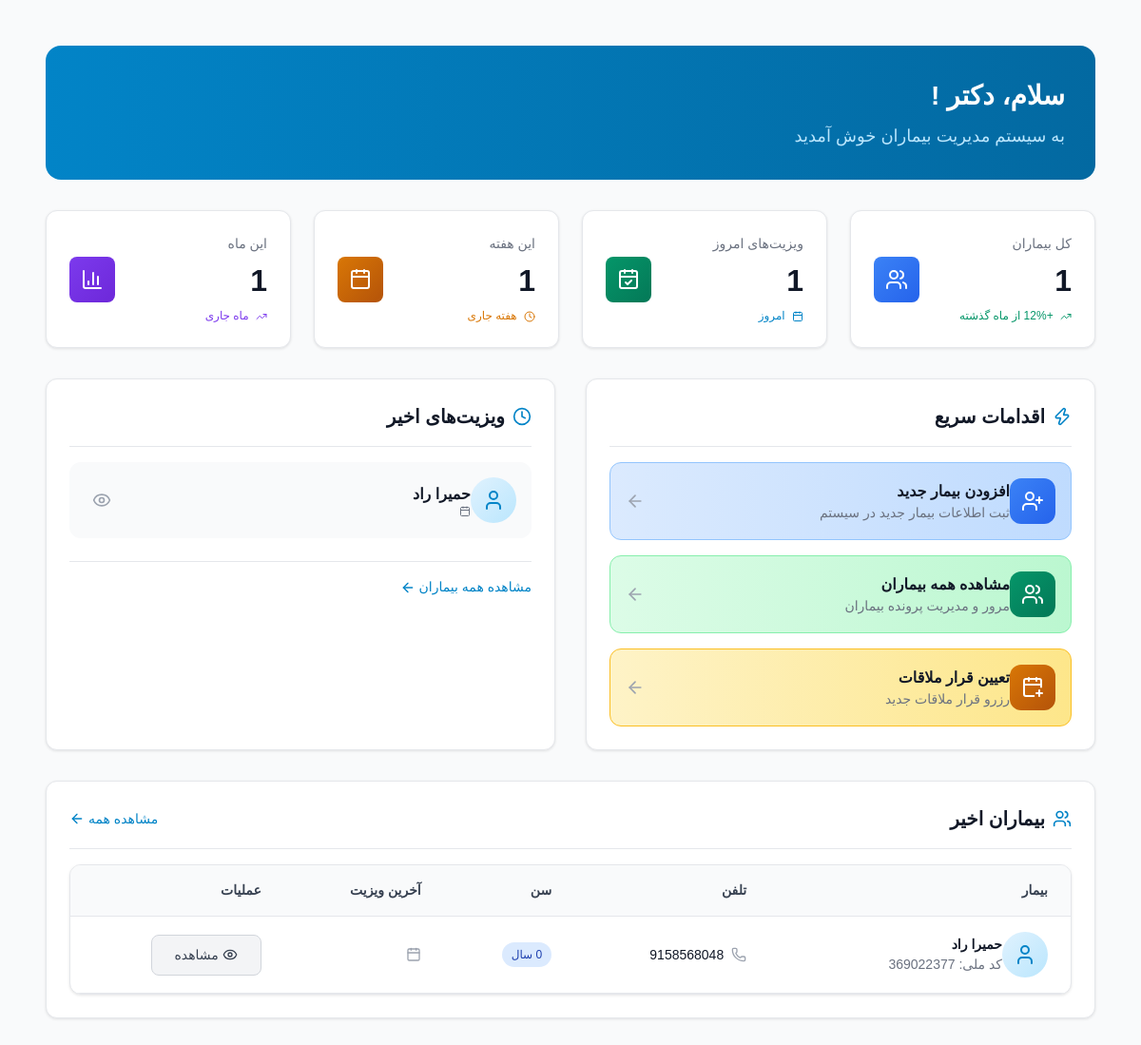
Before: / with the older database file.
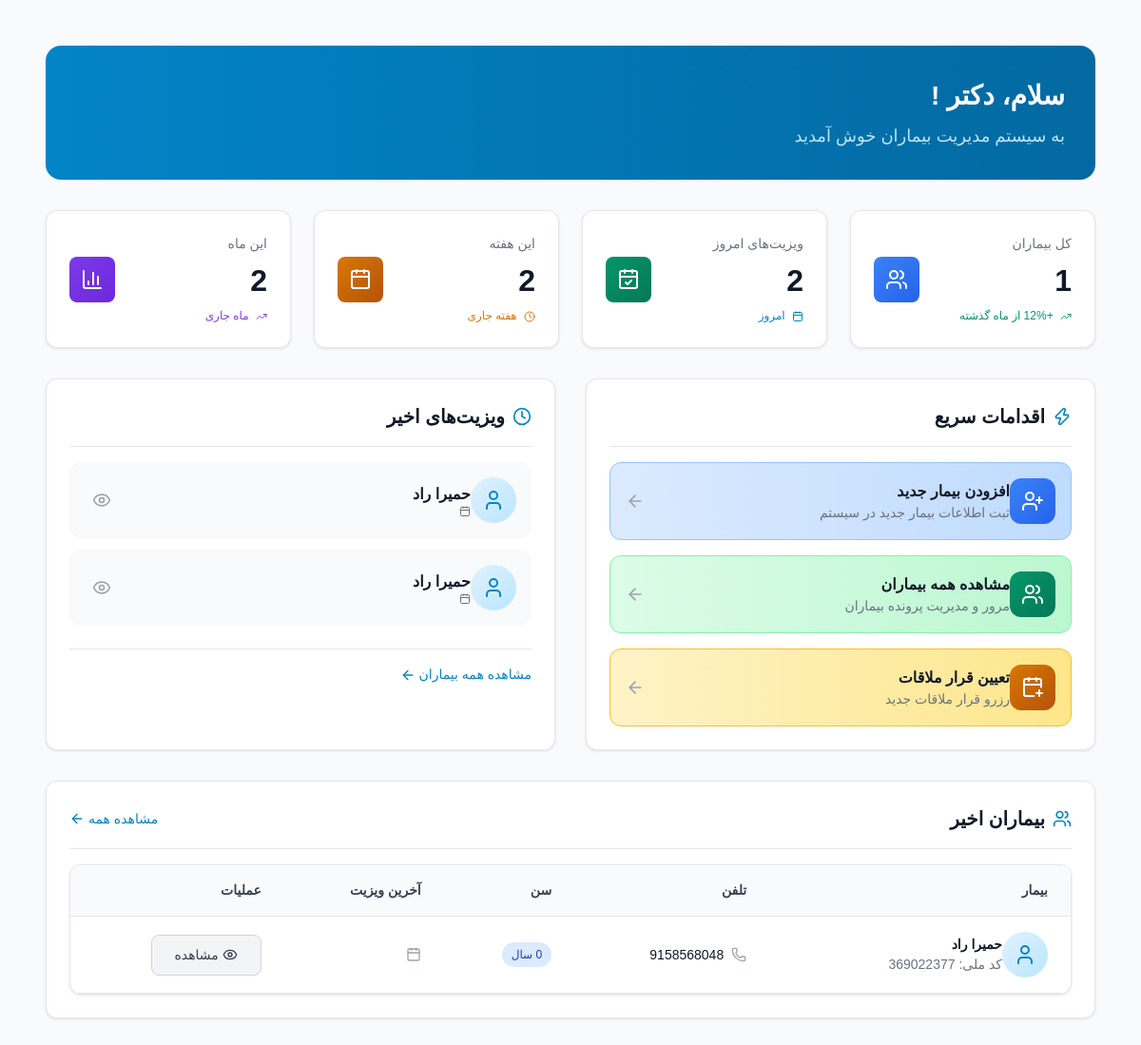
After: the same page with the newer database file.
### patients/models.py (models this page shows, shortened)
class Visit(models.Model):
    patient = models.ForeignKey(Patient, on_delete=models.CASCADE, related_name='visits')
    visit_date = models.DateTimeField(auto_now_add=True)
    diagnosis = models.TextField()
    prescription = models.TextField(blank=True)
    notes = models.TextField(blank=True)
    next_visit_date = models.DateField(null=True, blank=True)
    created_at = models.DateTimeField(auto_now_add=True)
    updated_at = models.DateTimeField(auto_now=True)
    class Meta:
        ordering = ['-visit_date']

class Patient(models.Model):
    GENDER_CHOICES = [
        ('M', 'مرد'),
        ('F', 'زن'),
        ('O', 'سایر'),
    ]
    first_name = models.CharField(max_length=100)
    last_name = models.CharField(max_length=100)
    national_id = models.CharField(
        max_length=20,
        unique=True,
        validators=[RegexValidator(
            regex=r'^\d+$',
            message='کد ملی باید فقط شامل اعداد باشد'
        )]
    )
    birth_date = models.DateField()
    gender = models.CharField(max_length=1, choices=GENDER_CHOICES)
    phone = models.CharField(
        max_length=15,
        validators=[RegexValidator(
            regex=r'^\+?1?\d{9,15}$',
            message='شماره تلفن باید در فرمت صحیح وارد شود. حداکثر 15 رقم مجاز است.'
        )]
    )
    address = models.TextField()
    created_at = models.DateTimeField(auto_now_add=True)
    updated_at = models.DateTimeField(auto_now=True)
    class Meta:
        ordering = ['last_name', 'first_name']
    @property
    def full_name(self):
        return f"{self.first_name} {self.last_name}"
    @property
    def age(self):
        from datetime import date
        today = date.today()
        return today.year - self.birth_date.year - ((today.month, today.day) < (self.birth_date.month, self.birth_date.day))

### patients/views.py (the view)
# urls.py: path('', views.dashboard, name='dashboard'),
def dashboard(request):
    total_patients = Patient.objects.count()
    today = timezone.now().date()
    today_visits = Visit.objects.filter(visit_date__date=today).count()
    week_start = today - timedelta(days=today.weekday())
    week_visits = Visit.objects.filter(visit_date__date__gte=week_start).count()
    month_start = today.replace(day=1)
    month_visits = Visit.objects.filter(visit_date__date__gte=month_start).count()
    recent_visits = Visit.objects.select_related('patient').order_by('-visit_date')[:5]
    recent_patients = Patient.objects.prefetch_related('visits').order_by('-created_at')[:10]
    context = {
        'total_patients': total_patients,
        'today_visits': today_visits,
        'week_visits': week_visits,
        'month_visits': month_visits,
        'recent_visits': recent_visits,
        'recent_patients': recent_patients,
    }
    return render(request, 'dashboard.html', context)

### patients/templatetags/jalali.py (called while the page is built)
def _to_datetime(value):
    if isinstance(value, datetime):
        return value
    if isinstance(value, date):
        return datetime(value.year, value.month, value.day)
    return None

@register.filter(name="jalali")
def jalali(value, fmt: str = "%Y/%m/%d"):
    if value in (None, ""):
        return ""
    dt = _to_datetime(value)
    if not dt:
        return value
    if jdatetime is None:
        return dt.strftime(fmt)
    jdt = jdatetime.datetime.fromgregorian(datetime=dt)
    return jdt.strftime(fmt)

### templates/dashboard.html (shortened to what the changed rows need)
{% extends 'base.html' %}
{% load static %}
{% load jalali %}
{% block content %}
<div style="padding: 24px;">
    <div style="background: linear-gradient(to right, #0284c7, #0369a1); border-radius: 16px; padding: 32px; color: white; margin-bottom: 32px;">
        <div style="display: flex; align-items: center; justify-content: space-between;">
            <div>
                <h1 style="font-size: 28px; font-weight: bold; margin-bottom: 8px;">سلام، دکتر {{ user.get_full_name|default:user.username }}!</h1>
            </div>
        </div>
    </div>
    <div style="display: grid; grid-template-columns: repeat(auto-fit, minmax(250px, 1fr)); gap: 24px; margin-bottom: 32px;">
        <div class="stat-card">
            <div style="display: flex; align-items: center; justify-content: space-between;">
                <div>
                    <p style="font-size: 14px; font-weight: 500; color: #6b7280; margin-bottom: 4px;">ویزیت‌های امروز</p>
                    <p style="font-size: 32px; font-weight: bold; color: #111827;">{{ today_visits|default:"0" }}</p>
                    <p style="font-size: 12px; color: #0284c7; margin-top: 4px;">
                        <i data-lucide="calendar" style="width: 12px; height: 12px; display: inline; margin-left: 4px;"></i>
                        امروز
                    </p>
                </div>
            </div>
        </div>
        <div class="stat-card">
            <div style="display: flex; align-items: center; justify-content: space-between;">
                <div>
                    <p style="font-size: 14px; font-weight: 500; color: #6b7280; margin-bottom: 4px;">این هفته</p>
                    <p style="font-size: 32px; font-weight: bold; color: #111827;">{{ week_visits|default:"0" }}</p>
                    <p style="font-size: 12px; color: #d97706; margin-top: 4px;">
                        <i data-lucide="clock" style="width: 12px; height: 12px; display: inline; margin-left: 4px;"></i>
                        هفته جاری
                    </p>
                </div>
            </div>
        </div>
        <div class="stat-card">
            <div style="display: flex; align-items: center; justify-content: space-between;">
                <div>
                    <p style="font-size: 14px; font-weight: 500; color: #6b7280; margin-bottom: 4px;">این ماه</p>
                    <p style="font-size: 32px; font-weight: bold; color: #111827;">{{ month_visits|default:"0" }}</p>
                    <p style="font-size: 12px; color: #7c3aed; margin-top: 4px;">
                        <i data-lucide="trending-up" style="width: 12px; height: 12px; display: inline; margin-left: 4px;"></i>
                        ماه جاری
                    </p>
                </div>
            </div>
        </div>
    </div>
    <div style="display: grid; grid-template-columns: repeat(auto-fit, minmax(400px, 1fr)); gap: 32px; margin-bottom: 32px;">
        <div class="card">
            {% if recent_visits %}
                <div style="display: flex; flex-direction: column; gap: 12px;">
                    {% for visit in recent_visits %}
                    <div style="display: flex; align-items: center; justify-content: space-between; padding: 16px; background: #f9fafb; border-radius: 12px; transition: background-color 0.2s;">
                        <div style="display: flex; align-items: center;">
                            <div style="width: 48px; height: 48px; background: linear-gradient(to bottom right, #e0f2fe, #bae6fd); border-radius: 50%; display: flex; align-items: center; justify-content: center;">
                                <i data-lucide="user" style="width: 24px; height: 24px; color: #0284c7;"></i>
                            </div>
                            <div style="margin-left: 16px;">
                                <p style="font-weight: 600; color: #111827; margin: 0;">{{ visit.patient.full_name }}</p>
                                <p style="font-size: 14px; color: #6b7280; margin: 0; display: flex; align-items: center;">
                                    <i data-lucide="calendar" style="width: 12px; height: 12px; margin-left: 4px;"></i>
                                </p>
                            </div>
                        </div>
                        <a href="{% url 'patient_detail' visit.patient.id %}" style="padding: 8px; color: #9ca3af; border-radius: 8px; transition: all 0.2s;">
                            <i data-lucide="eye" style="width: 20px; height: 20px;"></i>
                        </a>
                    </div>
                    {% endfor %}
                </div>
            {% endif %}
        </div>
    </div>
    <div class="card">
        {% if recent_patients %}
            <div class="table-container">
                <div style="overflow-x: auto;">
                    <table style="width: 100%;">
                        <thead class="table-header">
                            <tr>
                                <th class="table-cell" style="font-weight: 600; color: #374151;">بیمار</th>
                                <th class="table-cell" style="font-weight: 600; color: #374151;">تلفن</th>
                                <th class="table-cell" style="font-weight: 600; color: #374151;">سن</th>
                                <th class="table-cell" style="font-weight: 600; color: #374151;">آخرین ویزیت</th>
                                <th class="table-cell" style="font-weight: 600; color: #374151;">عملیات</th>
                            </tr>
                        </thead>
                        <tbody>
                            {% for patient in recent_patients %}
                            <tr class="table-row">
                                <td class="table-cell">
                                    <div style="display: flex; align-items: center;">
                                        <div style="width: 48px; height: 48px; background: linear-gradient(to bottom right, #e0f2fe, #bae6fd); border-radius: 50%; display: flex; align-items: center; justify-content: center;">
                                            <i data-lucide="user" style="width: 24px; height: 24px; color: #0284c7;"></i>
                                        </div>
                                        <div style="margin-left: 16px;">
                                            <div style="font-weight: 600; color: #111827;">{{ patient.full_name }}</div>
                                            <div style="font-size: 14px; color: #6b7280;">کد ملی: {{ patient.national_id }}</div>
                                        </div>
                                    </div>
                                </td>
                                <td class="table-cell">
                                    <div style="display: flex; align-items: center; color: #111827;">
                                        <i data-lucide="phone" style="width: 16px; height: 16px; margin-left: 8px; color: #9ca3af;"></i>
                                        {{ patient.phone }}
                                    </div>
                                </td>
                                <td class="table-cell">
                                    <span class="badge badge-info">{{ patient.age }} سال</span>
                                </td>
                                <td class="table-cell">
                                    {% if patient.visits.first %}
                                        <div style="display: flex; align-items: center; color: #111827;">
                                            <i data-lucide="calendar" style="width: 16px; height: 16px; margin-left: 8px; color: #9ca3af;"></i>
                                        </div>
                                    {% else %}
                                        <span class="badge badge-warning">هنوز ویزیتی نداشته</span>
                                    {% endif %}
                                </td>
                                <td class="table-cell">
                                    <a href="{% url 'patient_detail' patient.id %}" class="btn-secondary" style="font-size: 14px;">
                                        <i data-lucide="eye" style="width: 16px; height: 16px; margin-left: 4px;"></i>
                                        مشاهده
                                    </a>
                                </td>
                            </tr>
                            {% endfor %}
                        </tbody>
                    </table>
                </div>
            </div>
        {% endif %}
    </div>
</div>
{% endblock %}

Changed rows visible on the page:
added Visit: patient.full_name "حمیرا راد"
Other visible differences:
{{ today_visits|default:"0" }}: "1" → "2"
{{ week_visits|default:"0" }}: "1" → "2"
{{ month_visits|default:"0" }}: "1" → "2"
